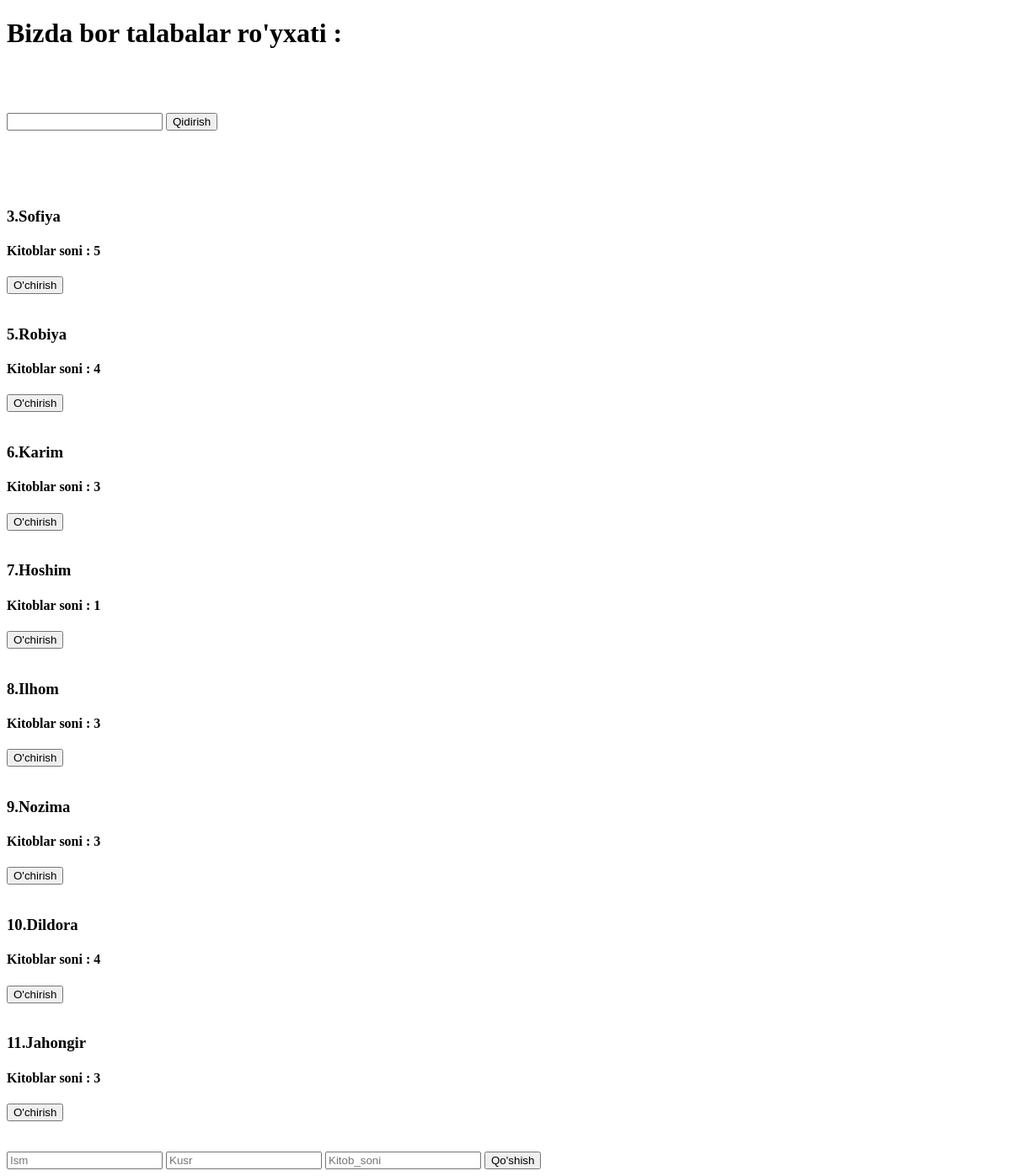
/talaba/, run on an earlier commit of the app's database.
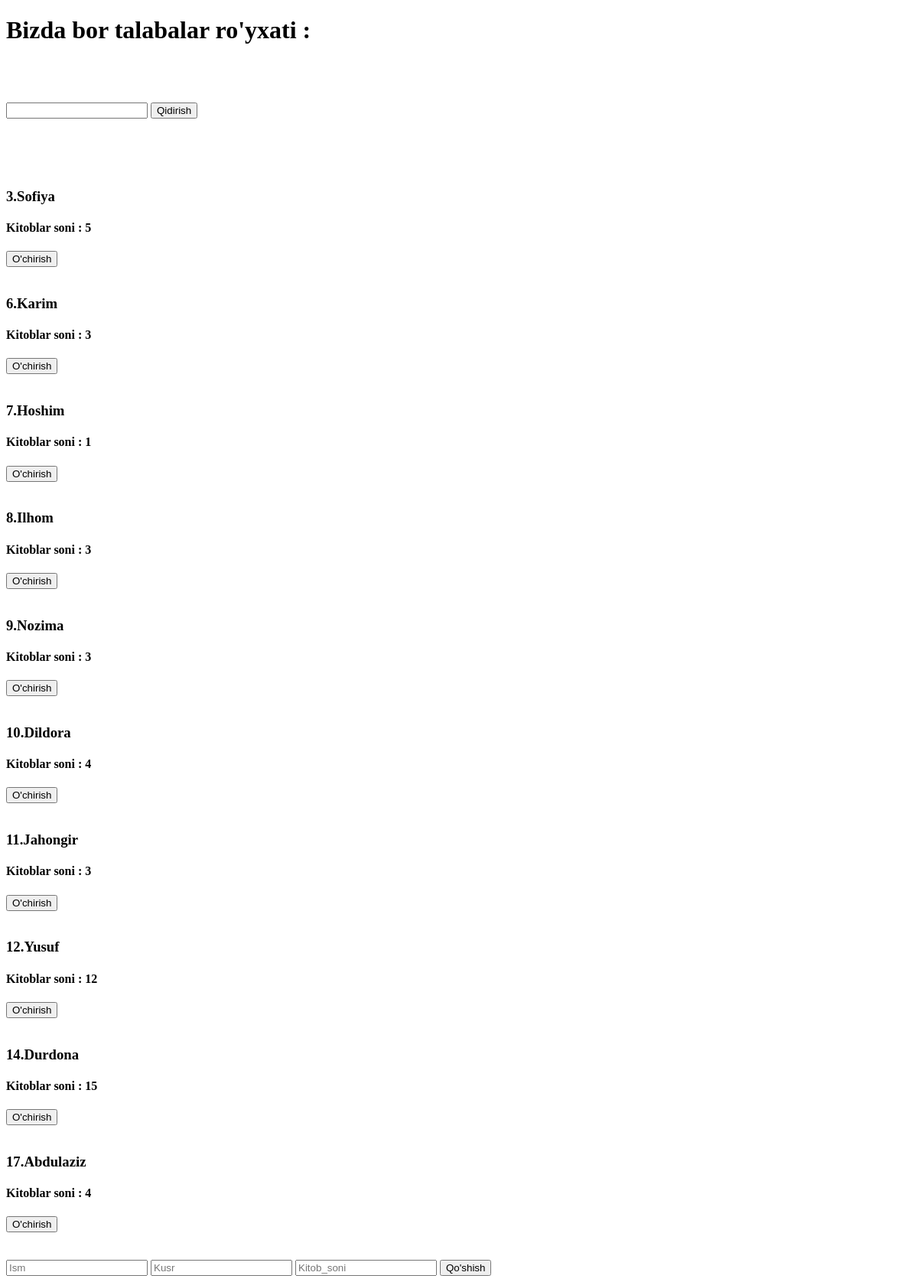
And on a later commit of the database.
### asosiy/models.py (models this page shows, shortened)
class Talaba(models.Model):
    ism = models.CharField(max_length=50)
    kitob_soni = models.SmallIntegerField()
    kurs = models.SmallIntegerField()

### asosiy/views.py (the view, shortened to what this page needs)
# urls.py: path('talaba/', talabalar),
def talabalar(sorov):
    soz = sorov.GET.get('qidiruv')
    if soz == "" or soz is None:
        content = {
            "student": Talaba.objects.all()
        }
    else:
        content = {
            "student": Talaba.objects.filter(ism__contains = soz)
        }
    return render(sorov , 'talabalar.html', content)

### templates/talabalar.html (shortened to what this page needs)
<!DOCTYPE html>
<html lang="en">
<head>
</head>
<body>
  <h1> Bizda bor talabalar ro'yxati :</h1>
    <br>
    <br>
    <br>
    <form method="get">
        <input type="text" name="qidiruv">
        <button>Qidirish</button>
    </form>
    <br>
    <br>
    <br>
    {% for i in student %}
    <br>
    <h3> {{i.id}}.{{i.ism}} </h3>
    <h4> Kitoblar soni : {{i.kitob_soni}}</h4>
    <a href="/talaba_ochir/{{i.id}}"><button>O'chirish</button></a>
    <br>
    {% endfor %}
    <br>
    <br>
    <form method = "post">{% csrf_token %}
        <input type="text" name = "i" placeholder="Ism">
        <input type="number" name = "k" placeholder="Kusr">
        <input type="number" name = "k_s" placeholder="Kitob_soni">
        <button type="submit"> Qo'shish </button>
    </form>
</body>
</html>

What changed in the data, as far as the page shows it:
removed Talaba: id "5", ism "Robiya", kitob_soni "4"
added Talaba: id "12", ism "Yusuf", kitob_soni "12"
added Talaba: id "14", ism "Durdona", kitob_soni "15"
added Talaba: id "17", ism "Abdulaziz", kitob_soni "4"
